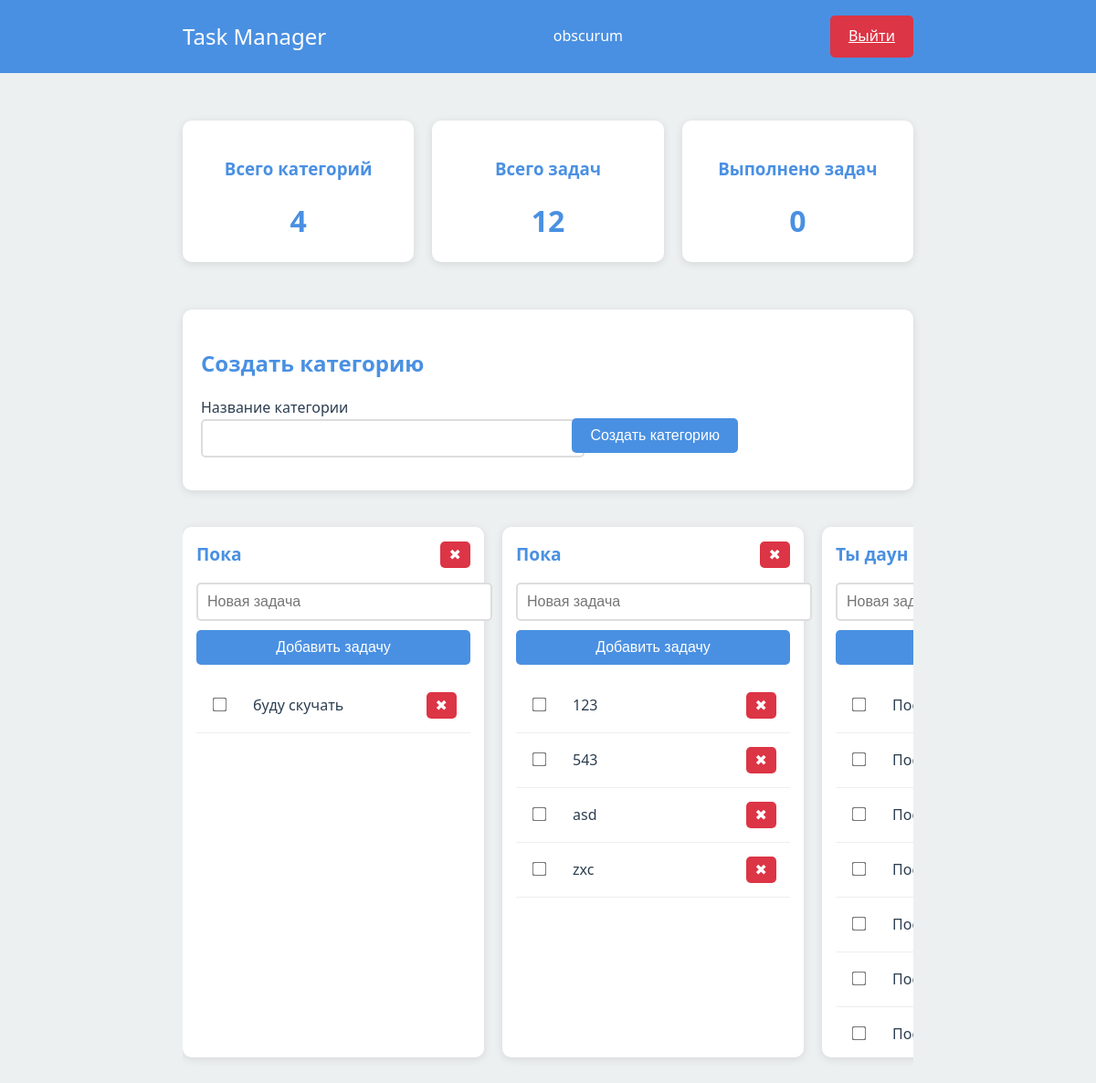
Page /tasks/ (signed in) on the earlier database version.
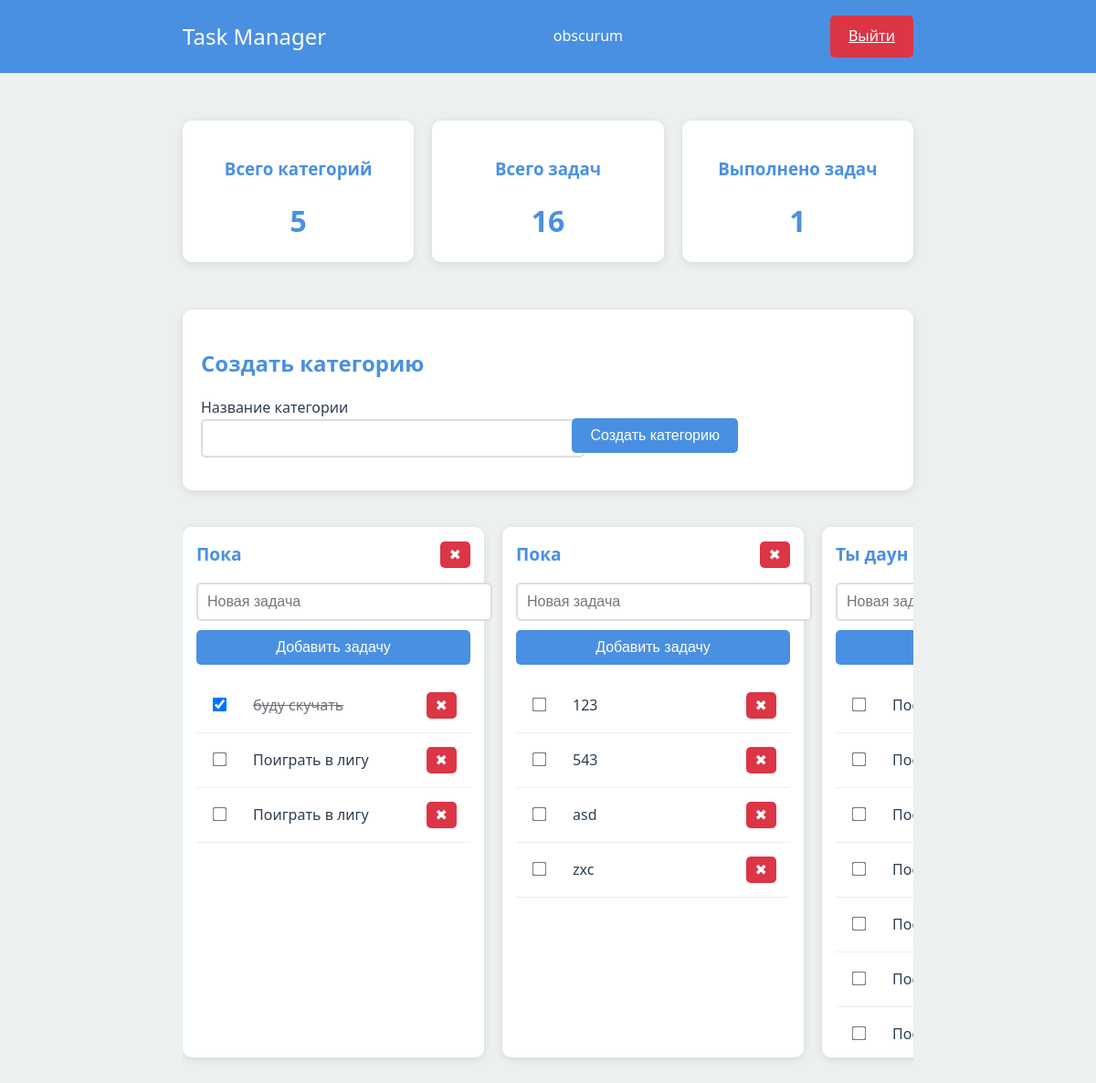
Same page on the later database version.
### users/models.py (models this page shows, shortened)
class CustomUser(AbstractBaseUser):
    login = models.CharField(max_length=50, unique=True)
    email = models.EmailField(null=True, unique=True)
    date_joined = models.DateTimeField(default=timezone.now)
    telegram_id = models.CharField(max_length=50, null=True)
    is_staff = models.BooleanField(default=False)
    is_superuser = models.BooleanField(default=False)
    is_active = models.BooleanField(default=True)
    objects = CustomUserManager()
    USERNAME_FIELD = 'login'
    REQUIRED_FIELDS = []

### tasks/models.py (models this page shows, shortened)
class TaskCategory(models.Model):
    user = models.ForeignKey(User, verbose_name='Пользователь', on_delete=models.CASCADE, related_name='categories')
    title = models.CharField(max_length=50, verbose_name="Название категории")
    is_visible = models.BooleanField(default=True, verbose_name="Показывать пользователю")
    number = models.IntegerField(verbose_name="Номер категории", default=0)
    objects = TaskCategoryManager()

class Task(models.Model):
    user = models.ForeignKey(User, verbose_name='Пользователь', on_delete=models.CASCADE, related_name='tasks')
    category = models.ForeignKey(TaskCategory, verbose_name='Категория', on_delete=models.CASCADE, related_name='tasks', null=True)
    title = models.CharField(max_length=30, verbose_name="Заголовок")
    number = models.IntegerField(verbose_name="Номер задачи", default=0)
    is_done = models.BooleanField(default=False, verbose_name="Выполнено")
    is_visible = models.BooleanField(default=True, verbose_name="Показывать пользователю")
    objects = TaskManager()

### tasks/views.py (the view)
# urls.py: path('', views.main, name="tasks"),
@login_required
def main(request):
    form = TaskCategory.objects.filter(user=request.user, is_visible=True)
    if request.method == 'POST':
        if "create_category" in request.POST:
            form = CreateCategoryForm(request.POST)
            if form.is_valid():
                user = request.user
                category = form.save(commit=False)
                category.user = request.user
                category.number = TaskCategory.objects.filter(user=user, is_visible=True).count() + 1
                category.save()
        elif "create_task" in request.POST:
            task_form = CreateTaskForm(request.POST, prefix="task")
            category_form = CreateCategoryForm(request.POST, prefix='category')
            if task_form.is_valid():
                task = task_form.save(commit=False)
                task.user = request.user
                category_id = request.POST.get('category')
                task.category = TaskCategory.objects.filter(id=category_id, user=request.user).first()
                task.number = Task.objects.filter(category=task.category, is_visible=True).count() + 1
                task.save()
    else:
        cat_form = CreateCategoryForm(prefix="cat")
        if not form.count():
            task_form = CreateTaskForm(prefix="task")
        else:
            task_form = None
    tasks = Task.objects.filter(user=request.user, is_visible=True)
    completedTasks = Task.objects.filter(user=request.user, is_visible=True, is_done=True)
    totalTasks = tasks.count()
    categories = TaskCategory.objects.filter(user=request.user, is_visible=True)
    totalCategories = categories.count()
    context = {
        'form': form,
        'tasks': tasks,
        'completedTasks': completedTasks,
        'totalTasks': totalTasks,
        'categories': categories,
        'totalCategories': totalCategories,
    }
    return render(request, 'tasks/tasks.html', context)

### tasks/templates/tasks/tasks.html (shortened to what this page needs)
{% load task_filters %}
<!DOCTYPE html>
<html lang="ru">
<head>
    <link rel="stylesheet" href="/static/css/style.css">
</head>
<body>
    <nav class="navbar">
        <div class="navbar-content">
            <span class="navbar-brand">Task Manager</span>
            <div class="navbar-right">
                <span>{{ request.user.login }}</span>
                <a href="{% url 'update_profile' %}" class="btn btn-outline">Обновить профиль</a>
                <a href="{% url 'logout' %}" class="btn btn-danger">Выйти</a>
            </div>
        </div>
    </nav>
    <div class="container">
        <div class="stats-grid fade-in">
            <div class="card stat-card">
                <h3>Всего категорий</h3>
                <div class="stat-number">{{ totalCategories }}</div>
            </div>
            <div class="card stat-card">
                <h3>Всего задач</h3>
                <div class="stat-number">{{ totalTasks }}</div>
            </div>
            <div class="card stat-card">
                <h3>Выполнено задач</h3>
                <div class="stat-number">{{ completedTasks.count }}</div>
            </div>
        </div>
        <div class="card fade-in create-category-form">
            <h2>Создать категорию</h2>
            <form method="post" class="category-form-container">
                <div class="form-group">
                    <div class="input-group">
                        <div style="flex-grow: 1;">
                            <label for="category-title">Название категории</label>
                            <input type="text" name="title" id="category-title" class="form-control" required>
                        </div>
                        <button type="submit" name="create_category" class="btn btn-primary" style="margin-top: 24px;">Создать категорию</button>
                    </div>
                </div>
            </form>
        </div>
        <div class="categories-container fade-in">
            {% for category in categories %}
            <div class="category-card">
                <div class="category-header">
                    <h3 class="category-title">{{ category.title }}</h3>
                    <form method="post" action="{% url 'delete_category' category.id %}" style="margin: 0;">
                        <button type="submit" class="btn btn-danger" style="padding: 5px 10px;">✖</button>
                    </form>
                </div>
                <form method="post" class="form-group" style="margin-bottom: 15px;">
                    <input type="text" name="task-title" class="form-control" placeholder="Новая задача" required>
                    <button type="submit" name="create_task" class="btn btn-primary" style="width: 100%; margin-top: 10px;">
                        Добавить задачу
                    </button>
                </form>
                <div class="task-list">
                    {% for task in tasks %}
                    {% if task.category == category %}
                    <div class="task-item">
                        <form method="post" action="{% url 'toggle_complete' task.id %}" style="margin: 0;">
                            <input type="checkbox"
                                   class="task-checkbox"
                                   {% if task.is_done %}checked{% endif %}
                                   onchange="this.form.submit()">
                        </form>
                        <span class="task-title {% if task.is_done %}task-done{% endif %}">{{ task.title }}</span>
                        <form method="post" action="{% url 'delete' task.id %}" style="margin: 0;">
                            <button type="submit" class="btn btn-danger" style="padding: 5px 10px;">✖</button>
                        </form>
                    </div>
                    {% endif %}
                    {% endfor %}
                </div>
            </div>
            {% endfor %}
        </div>
    </div>
</body>
</html>

### static/css/style.css (style rules this page uses)
:root { --primary-color: #4a90e2; --danger-color: #e74c3c; --success-color: #2ecc71; --warning-color: #f1c40f; --text-color: #2c3e50; --background-color: #ecf0f1; --card-background: #ffffff; }
body { font-family: 'Segoe UI', Arial, sans-serif; line-height: 1.6; margin: 0; padding: 0; background-color: var(--background-color); color: var(--text-color); }
.container { max-width: 800px; margin: 0 auto; padding: 20px; }
h1, h2, h3 { color: var(--primary-color); margin-bottom: 1rem; }
.card { background: var(--card-background); border-radius: 10px; box-shadow: 0 2px 10px rgba(0, 0, 0, 0.1); padding: 20px; margin-bottom: 20px; }
.form-group { margin-bottom: 1rem; }
.form-control { width: 100%; padding: 10px; border: 2px solid #ddd; border-radius: 5px; font-size: 16px; transition: border-color 0.3s; }
.btn { display: inline-block; padding: 10px 20px; border: none; border-radius: 5px; cursor: pointer; font-size: 16px; transition: all 0.3s; }
.btn-primary { background-color: var(--primary-color); color: white; }
.btn-danger { background-color: var(--danger-color); color: white; }
.task-list { list-style: none; padding: 0; }
.task-item { display: flex; align-items: center; padding: 15px; border-bottom: 1px solid #eee; transition: background-color 0.3s; }
.task-checkbox { margin-right: 15px; transform: scale(1.2); }
.task-title { flex-grow: 1; margin: 0 15px; }
.task-done { text-decoration: line-through; color: #6c757d; }
.navbar { background-color: var(--primary-color); padding: 1rem; color: white; margin-bottom: 2rem; }
.navbar-content { display: flex; justify-content: space-between; align-items: center; max-width: 800px; margin: 0 auto; }
.navbar-brand { font-size: 1.5rem; color: white; text-decoration: none; }
.navbar-right { display: flex; gap: 1rem; align-items: center; }
.btn-outline { background: transparent; border: 1px solid var(--primary-color); color: var(--primary-color); }
.btn-danger { background: #dc3545; color: white; border: none; }
.stats-grid { display: grid; grid-template-columns: repeat(auto-fit, minmax(200px, 1fr)); gap: 20px; margin-bottom: 2rem; }
.stat-card { text-align: center; padding: 20px; }
.stat-number { font-size: 2rem; font-weight: bold; color: var(--primary-color); }
.fade-in { animation: fadeIn 0.3s ease-in-out; }

### tasks/templates/tasks/tasks.html (style rules this page uses)
.categories-container { display: flex; gap: 20px; overflow-x: auto; padding: 20px 0; }
.category-card { min-width: 300px; max-width: 300px; background: white; border-radius: 10px; padding: 15px; box-shadow: 0 2px 10px rgba(0,0,0,0.1); }
.category-header { display: flex; justify-content: space-between; align-items: center; margin-bottom: 15px; }
.category-title { font-size: 1.2rem; font-weight: bold; color: var(--primary-color); margin: 0; }
.task-list { max-height: 400px; overflow-y: auto; }
.create-category-form { margin-bottom: 20px; }
.category-form-container { display: flex; gap: 10px; align-items: flex-start; flex-direction: column; }
.input-group { display: flex; gap: 10px; width: 100%; align-items: flex-start; }

Differences in the rows shown:
changed Task "буду скучать": is_done "☐" → "☑"
added Task: title "Поиграть в лигу", shown under TaskCategory (number 1 of 3 on the later page)
added Task: title "Поиграть в лигу", shown under TaskCategory (number 1 of 3 on the later page)
Other differences:
{{ totalCategories }}: "4" → "5"
{{ totalTasks }}: "12" → "16"
{{ completedTasks.count }}: "0" → "1"
